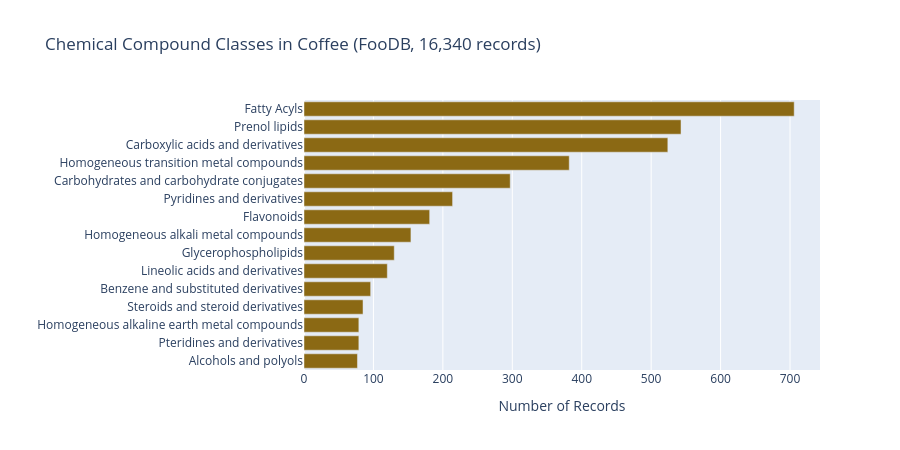

Write notebook code for a chart like this one.
### Markdown cell above
---

## 5. The Full Chemical Inventory — What Else Is in There?

FooDB gives us the broadest view: 16,340 compound-food records covering
everything from amino acids to fatty acids to vitamins. What compound
classes dominate, and what's unique to coffee?

### Code cell
# Compound class breakdown (FooDB)
class_counts = foodb["klass"].value_counts().head(15)

fig = px.bar(
    class_counts.reset_index(),
    x="count", y="klass",
    orientation="h",
    title="Chemical Compound Classes in Coffee (FooDB, 16,340 records)",
    labels={"count": "Number of Records", "klass": ""},
    color_discrete_sequence=["#8B6914"],
)
fig.update_layout(height=450, yaxis=dict(categoryorder="total ascending"))
fig.show()

# Unique compounds per coffee type
unique_compounds = foodb.groupby("food_name")["compound_name"].nunique()
print("Unique compounds per coffee type:")
print(unique_compounds.to_string())

### Figure 1 — Plotly figure (JSON) as saved in the notebook; plotly's stock layout.template omitted (floating-point values rounded to 4 significant figures)
{"data": [{"hovertemplate": "Number of Records=%{x}<br>=%{y}<extra></extra>", "legendgroup": "", "marker": {"color": "#8B6914", "pattern": {"shape": ""}}, "name": "", "orientation": "h", "showlegend": false, "textposition": "auto", "type": "bar", "x": [706, 543, 524, 382, 297, 214, 181, 154, 130, 120, 96, 85, 79, 79, 77], "xaxis": "x", "y": ["Fatty Acyls", "Prenol lipids", "Carboxylic acids and derivatives", "Homogeneous transition metal compounds", "Carbohydrates and carbohydrate conjugates", "Pyridines and derivatives", "Flavonoids", "Homogeneous alkali metal compounds", "Glycerophospholipids", "Lineolic acids and derivatives", "Benzene and substituted derivatives", "Steroids and steroid derivatives", "Pteridines and derivatives", "Homogeneous alkaline earth metal compounds", "Alcohols and polyols"], "yaxis": "y"}], "layout": {"barmode": "relative", "height": 450, "legend": {"tracegroupgap": 0}, "title": {"text": "Chemical Compound Classes in Coffee (FooDB, 16,340 records)"}, "xaxis": {"anchor": "y", "domain": [0, 1], "title": {"text": "Number of Records"}}, "yaxis": {"anchor": "x", "categoryorder": "total ascending", "domain": [0, 1], "title": {"text": ""}}}}
